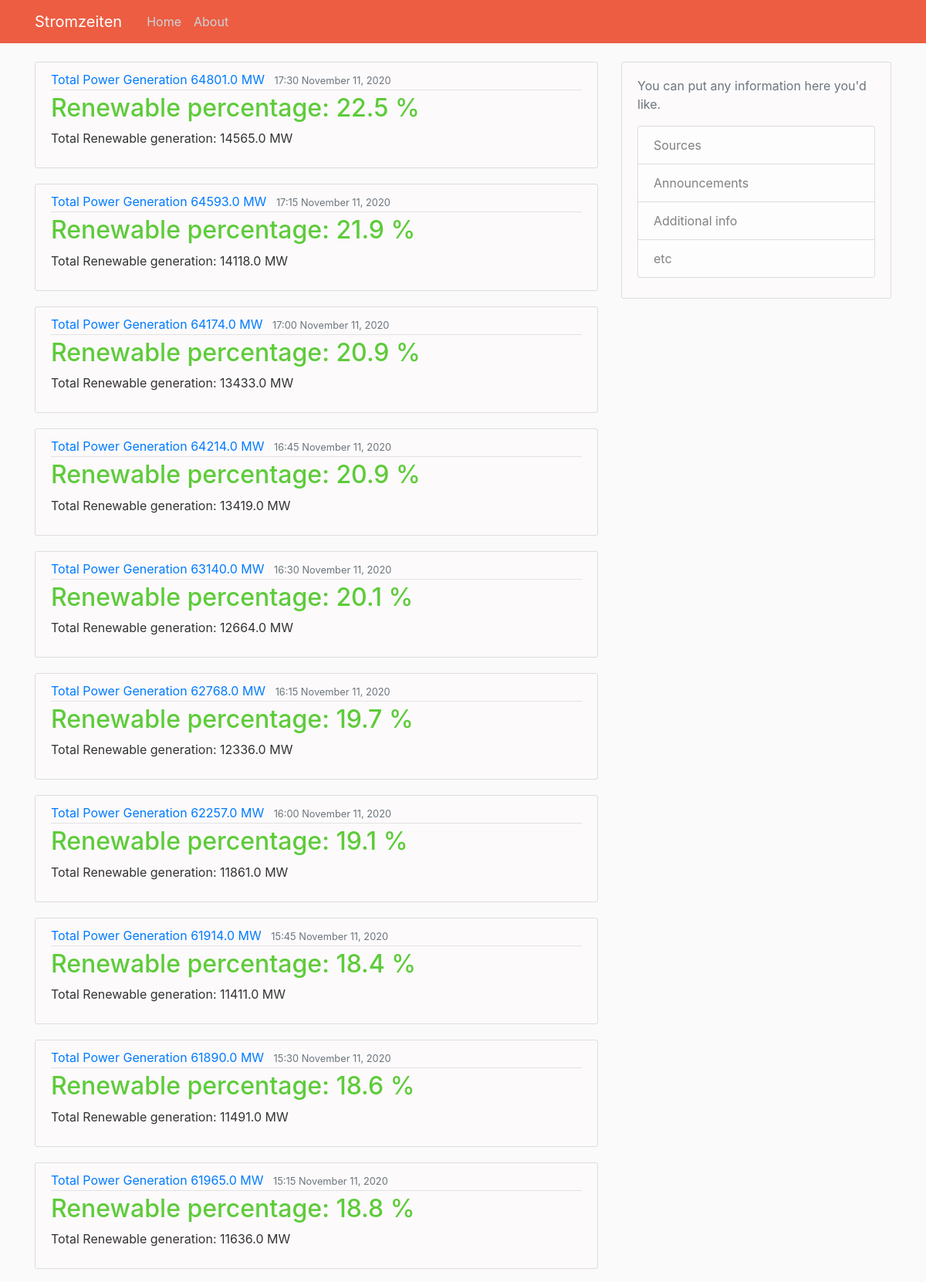
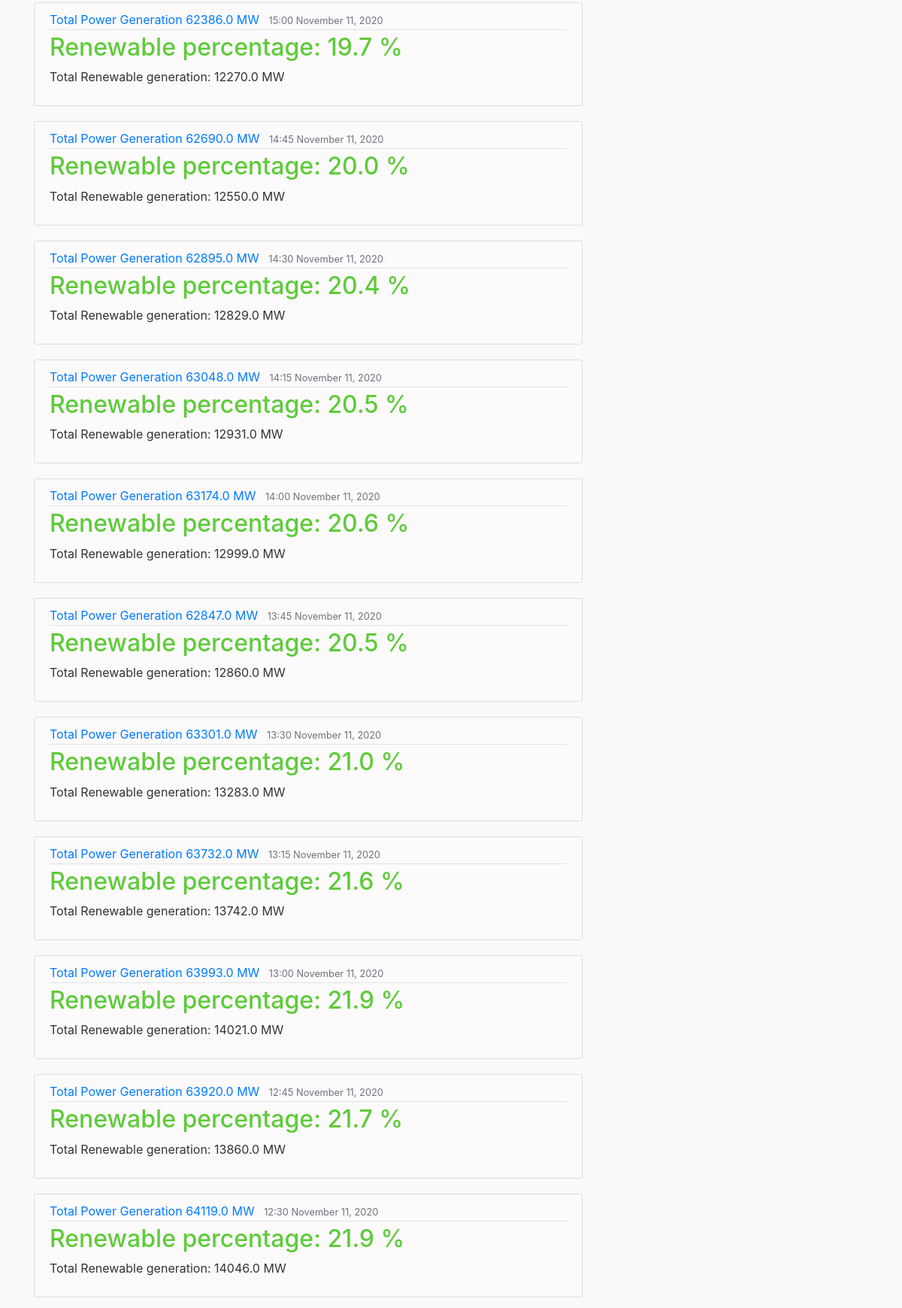
The page / (upper part) on the database its author committed (2 pictures, top to bottom).
### Stromzeiten_app/models.py (models this page shows)
class Generation(models.Model):
    id = models.IntegerField(primary_key=True)
    Biomass = models.IntegerField()
    Fossil_Brown_coal_Lignite = models.IntegerField()
    Fossil_Gas = models.IntegerField()
    Fossil_Hard_coal = models.IntegerField()
    Fossil_Oil = models.IntegerField()
    Geothermal = models.IntegerField()
    Hydro_Pumped_Storage = models.IntegerField()
    Hydro_Run_of_river_and_poundage = models.IntegerField()
    Hydro_Water_Reservoir = models.IntegerField()
    Nuclear = models.IntegerField()
    Other = models.IntegerField()
    Other_renewable = models.IntegerField()
    Solar = models.IntegerField()
    Waste = models.IntegerField()
    Wind_Offshore = models.IntegerField()
    Wind_Onshore = models.IntegerField()
    Date = models.CharField(max_length=100)
    Total_Non_Renewables = models.IntegerField()
    Total_Renewables = models.IntegerField()
    Total = models.IntegerField()
    Renewables_procentaqe = models.IntegerField()

### Stromzeiten_app/views.py (the view)
# urls.py: 2. Add a URL to urlpatterns:  path('', views.home, name='home')
def home(request):
    context = {
        'data': Generation.objects.all().order_by('-Date')
    }
    return render(request, 'Stromzeiten_app/home.html', context)

### Stromzeiten_app/templates/Stromzeiten_app/home.html
{% extends "Stromzeiten_app/base.html" %}
{% block content %}
    {% for row in data %}
        <article class="media content-section">
            <div class="media-body">
                <div class="article-metadata">
          <a class="mr-2" href="#">Total Power Generation {{ row.Total }} MW</a>
          <small class="text-muted">{{ row.Date|date:"G:i F d, Y" }}</small>
        </div>
        <h2><a class="article-title" href="#">Renewable percentage: {{ row.Renewables_procentaqe }} %</a></h2>
        <p class="article-content"> Total Renewable generation: {{ row.Total_Renewables }} MW </p>
      </div>
    </article>
    {% endfor %}
{% endblock content %}

### Stromzeiten_app/templates/Stromzeiten_app/base.html (shortened to what this page needs)
{% load static %}
<!DOCTYPE html>
<html>
<head>
    <link rel="stylesheet" href="https://maxcdn.bootstrapcdn.com/bootstrap/4.0.0/css/bootstrap.min.css">
    <link rel="stylesheet" type="text/css" href="{% static 'Stromzeiten_app/main.css' %}">
</head>
<body>
    <header class="site-header">
      <nav class="navbar navbar-expand-md navbar-dark bg-steel fixed-top">
        <div class="container">
          <a class="navbar-brand mr-4" href="{% url 'test-home' %}">Stromzeiten</a>
          <div class="collapse navbar-collapse" id="navbarToggle">
            <div class="navbar-nav mr-auto">
              <a class="nav-item nav-link" href="{% url 'test-home' %}">Home</a>
              <a class="nav-item nav-link" href="{% url 'test-about' %}">About</a>
            </div>
          </div>
        </div>
      </nav>
    </header>
    <main role="main" class="container">
      <div class="row">
        <div class="col-md-8">
          {% block content %}{% endblock %}
        </div>
        <div class="col-md-4">
          <div class="content-section">
            <p class='text-muted'>You can put any information here you'd like.
              <ul class="list-group">
                <li class="list-group-item list-group-item-light">Sources</li>
                <li class="list-group-item list-group-item-light">Announcements</li>
                <li class="list-group-item list-group-item-light">Additional info</li>
                <li class="list-group-item list-group-item-light">etc</li>
              </ul>
            </p>
          </div>
        </div>
      </div>
    </main>
</body>
</html>

### Stromzeiten_app/static/Stromzeiten_app/main.css (style rules this page uses)
body { background: #fafafa; color: #333333; margin-top: 5rem; }
h1, h2, h3, h4, h5, h6 { color: #444444; }
ul { margin: 0; }
.bg-steel { background-color: #ed5d42; }
.site-header .navbar-nav .nav-link { color: #cbd5db; }
.content-section { background: rgba(255, 249, 251, 0.39); padding: 10px 20px; border: 1px solid #dddddd; border-radius: 3px; margin-bottom: 20px; }
.article-title { color: #5ecb3a; }
.article-content { white-space: pre-line; }
.article-metadata { padding-bottom: 1px; margin-bottom: 4px; border-bottom: 1px solid #e3e3e3 }

### rows shown on the page
Generation: Total "64801.0", Date "17:30 November 11, 2020", Renewables_procentaqe "22.5", Total_Renewables "14565.0"
Generation: Total "64593.0", Date "17:15 November 11, 2020", Renewables_procentaqe "21.9", Total_Renewables "14118.0"
Generation: Total "64174.0", Date "17:00 November 11, 2020", Renewables_procentaqe "20.9", Total_Renewables "13433.0"
Generation: Total "64214.0", Date "16:45 November 11, 2020", Renewables_procentaqe "20.9", Total_Renewables "13419.0"
Generation: Total "63140.0", Date "16:30 November 11, 2020", Renewables_procentaqe "20.1", Total_Renewables "12664.0"
Generation: Total "62768.0", Date "16:15 November 11, 2020", Renewables_procentaqe "19.7", Total_Renewables "12336.0"
Generation: Total "62257.0", Date "16:00 November 11, 2020", Renewables_procentaqe "19.1", Total_Renewables "11861.0"
Generation: Total "61914.0", Date "15:45 November 11, 2020", Renewables_procentaqe "18.4", Total_Renewables "11411.0"
Generation: Total "61890.0", Date "15:30 November 11, 2020", Renewables_procentaqe "18.6", Total_Renewables "11491.0"
Generation: Total "61965.0", Date "15:15 November 11, 2020", Renewables_procentaqe "18.8", Total_Renewables "11636.0"
Generation: Total "62386.0", Date "15:00 November 11, 2020", Renewables_procentaqe "19.7", Total_Renewables "12270.0"
Generation: Total "62690.0", Date "14:45 November 11, 2020", Renewables_procentaqe "20.0", Total_Renewables "12550.0"
Generation: Total "62895.0", Date "14:30 November 11, 2020", Renewables_procentaqe "20.4", Total_Renewables "12829.0"
Generation: Total "63048.0", Date "14:15 November 11, 2020", Renewables_procentaqe "20.5", Total_Renewables "12931.0"
Generation: Total "63174.0", Date "14:00 November 11, 2020", Renewables_procentaqe "20.6", Total_Renewables "12999.0"
Generation: Total "62847.0", Date "13:45 November 11, 2020", Renewables_procentaqe "20.5", Total_Renewables "12860.0"
Generation: Total "63301.0", Date "13:30 November 11, 2020", Renewables_procentaqe "21.0", Total_Renewables "13283.0"
Generation: Total "63732.0", Date "13:15 November 11, 2020", Renewables_procentaqe "21.6", Total_Renewables "13742.0"
Generation: Total "63993.0", Date "13:00 November 11, 2020", Renewables_procentaqe "21.9", Total_Renewables "14021.0"
Generation: Total "63920.0", Date "12:45 November 11, 2020", Renewables_procentaqe "21.7", Total_Renewables "13860.0"
Generation: Total "64119.0", Date "12:30 November 11, 2020", Renewables_procentaqe "21.9", Total_Renewables "14046.0"
